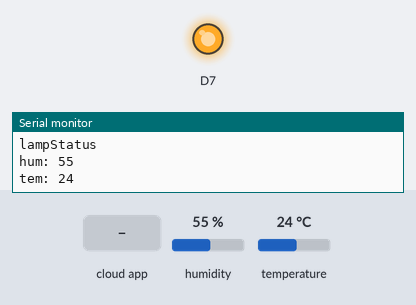
Simulated run of this sketch. Board: ESP8266 (NodeMCU). Parts: output pins drawn as LEDs (lit = HIGH), the last lines printed to the serial monitor. Inputs (shaded band) come from the test bench; at power-on: humidity 55 %, temperature 24 °C. WiFi joins after 1.5 s; servers stay silent unless stated; the Firebase database answers and starts empty.

Above: at 2.7 s.
2.8 s: the phone or cloud app sets lamp to 1
At 3.2 s:
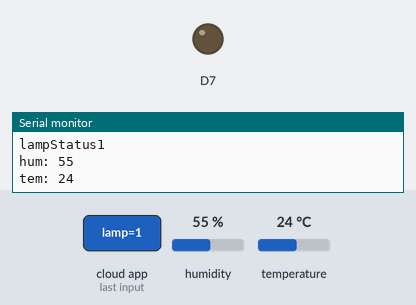
4.3 s: the phone or cloud app sets lamp to 0
At 6.2 s:
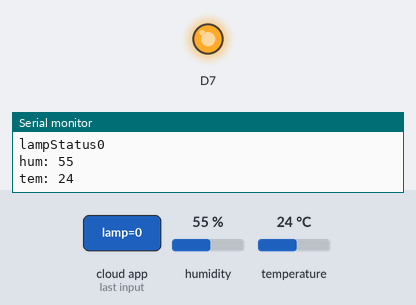
Timing chart, 0 to 7.7 s (numbered marks = the images above; inputs shaded):
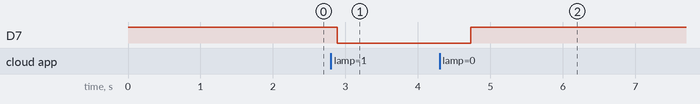

The sketch:

smart.ino
```cpp
// Weather application with Firebase and MIT App Inventor


#include <ESP8266WiFi.h>
#include <FirebaseArduino.h>

// set the firebase host and auth. and wifi settings
#define FIREBASE_HOST ""
#define FIREBASE_AUTH ""
#define WIFI_SSID ""
#define WIFI_PASSWORD ""

#include <DHTesp.h>

DHTesp dht;

void setup() {
  Serial.begin(115200);
  dht.setup(D4,DHTesp::DHT11);
  pinMode(D7,OUTPUT);
  digitalWrite(D7, HIGH);
  // connect to wifi.
  WiFi.begin(WIFI_SSID, WIFI_PASSWORD);
  Serial.print("connecting");
  while (WiFi.status() != WL_CONNECTED) {
    Serial.print(".");
    delay(500);
  }
  Serial.println();
  Serial.print("connected: ");
  Serial.println(WiFi.localIP());

  Firebase.begin(FIREBASE_HOST, FIREBASE_AUTH); //log in to firebase

}

void loop() {
  int hum = dht.getHumidity();
  int tem = dht.getTemperature();
  // Get data fron dht sensor
  Serial.print("hum: "); Serial.println(hum);
  Serial.print("tem: "); Serial.println(tem);
  // Send data to firebase
  Firebase.setInt("hum",hum);
  if (Firebase.failed()) {
      Serial.print("setting /hum failed:");
      Serial.println(Firebase.error());
  }

  Firebase.setInt("tem",tem);
  if (Firebase.failed()) {
      Serial.print("setting /tem failed:");
      Serial.println(Firebase.error());
  }
  // set the lamp statue
  String lampStatus = Firebase.getString("lamp");
  Serial.print("lampStatus"); Serial.println(lampStatus);

  if(lampStatus == "1"){
    digitalWrite(D7, LOW);
  }
  else if(lampStatus == "0"){
    digitalWrite(D7, HIGH);

  }


}
```

Measured:
- after the input at 2.8 s, D7: HIGH → LOW after 0.08 s
- after the input at 4.3 s, D7: LOW → HIGH after 0.43 s
